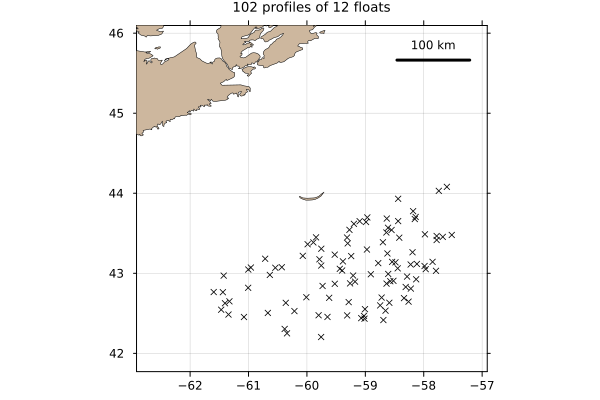

Write Julia code to recreate this figure.
# Show Argo profiles within 200 km of Sable Island in last year
using OceanAnalysis, CSV, Dates, DataFrames, Plots
# Get the index
index_file = get_argo_index("~/data/argo")
index_all = read_argo_index(index_file) # 3.2e6 profiles
# Set time subset
today = now(UTC)
start = today - Dates.Year(1)
recent = start .< index_all.time .< today
# Set distance subset
SI_lon = -59.915
SI_lat = 43.934
radius = 200.0 # km
distance = map(i -> geod_distance(SI_lon, SI_lat,
        index_all.longitude[i], index_all.latitude[i]),
    1:nrow(index_all))
near = distance .< radius
# Filter by both time and distance
index = index_all[recent.&near, :]
# Extend region of map to show geographic context
aspect_ratio = 1.0 / cos(SI_lat * pi / 180.0)
scale = radius / 111.0
plot_stations(index.longitude, index.latitude,
    xlims=SI_lon .+ scale .* (-1.2, 1.2) .* aspect_ratio,
    ylims=SI_lat .+ scale .* (-1.2, 1.2),
    tickdirection=:out, framestyle=:box, legend=false)
float_IDs = replace.(index.file, r".*/(.*)_.*" => s"\1") |> unique;
title!("$(length(index.file)) profiles of $(length(float_IDs)) floats", titlefontsize=9)
scale_bar(100, :right, :top)
savefig("argo_search.png")
